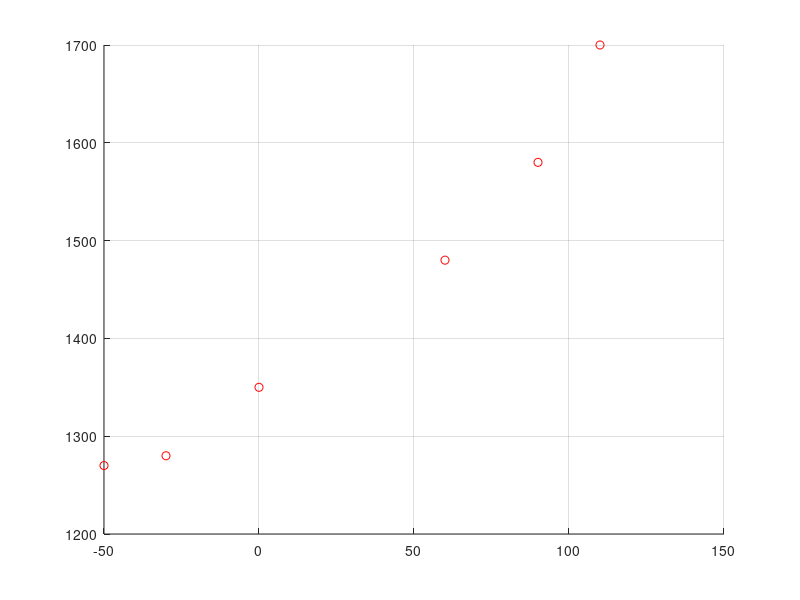

This figure's MATLAB source: (Note: this script raises an error after producing the figure.)
% Francisco Ariel Arenas Enciso; Javier Vargas 
% A01369122; A01377718
% Proyecto Final

% main() Function
function ProyectoFinal()    
    % Llamadas a las funciones que resuelven los problemas   
    problemaTres();
    problemaCuatro();
    problemaCinco();
    problemaReal();
end 

function problemaTres()
    ps = [-50 -30 0 60 90 110; 1270 1280 1350 1480 1580 1700]';
    errors = zeros(1, length(ps) - 1);
    
    fprintf("\n---------------------------------------------------------\n");
    fprintf("PROBLEMA 3\n");
    for i=1:(length(ps) - 1)
        figure(i)
        hold on 
        grid on
        plot(ps(:,1), ps(:,2), 'or')
        [a, error] = metodoNumerico.metodoRegresionPolinomial(ps, i);
        errors(i) = error;
        fprintf("\nREGRESIÓN LINEAL GRADO %d\n", i);
        fprintf("El error encontrado en esta solución fue de: %.4f\n", error);
        for j=1:length(a)
            fprintf("El valor del coeficiente a%d es de: %.4f\n", (j-1), a(j));
        end
        xlabel("T");
        ylabel("c");
        legend('Muestra de datos', 'f(x) generada')
    end
    
    for k=1:length(errors)
        if(errors(k) == min(errors))
           fprintf("\nEl grado de regresión con menos error (%d) fue: %d\n", min(errors), k);     
        end
    end
  
    fprintf("---------------------------------------------------------\n");
end 

function problemaCuatro()
    ps = [0 5 10 20 30 40; 1.787 1.519 1.307 1.002 0.7975 0.6529]';
    figure(6)
    hold on
    grid on 
    plot(ps(:,1), ps(:,2), 'ob')
    
    %interpolación lineal
    ps1 = [5 10; 1.519 1.307]';
    [fnx1, ~] = metodoNumerico.metodoInterpolacionPolinomial(ps1, 7.5);
    plot(7.5, fnx1, '*r') 
    %interpolación cuadrática
    ps2 = [0 5 10; 1.787 1.519 1.307]';
    [fnx2, ~] = metodoNumerico.metodoInterpolacionPolinomial(ps2, 7.5);
    plot(7.5, fnx2, 'sg')
    %interpolación de Newton
    psN = ps;
    [fnxN, ~] = metodoNumerico.metodoInterpolacionPolinomial(psN, 7.5);
    plot(7.5, fnxN, 'xc')
    
    aproxValues = [fnx1, fnx2];
    
    %regresión cuadrática (polinomio que satisface la parábola solicitada)
    [a, error] = metodoNumerico.metodoRegresionPolinomial(ps, 2);
    
    fprintf("\n---------------------------------------------------------\n");
    fprintf("PROBLEMA 4\n");
    fprintf("\nUSANDO INTERPOLACIÓN\n");  
    for i=1:length(aproxValues)
        fprintf("La aproximación obtenida (fx%d) para 7.5 ", i);
        fprintf("con una interpolación de grado %d fue: %.4f\n", i, fnx1);
    end
    fprintf("....\n");
    fprintf("La aproximación obtenida (fx%d) para 7.5 ", length(ps)-1);
    fprintf("con una interpolación de grado %d (Newton) fue: %.4f\n", length(ps)-1, fnxN); 
    fprintf("\nUSANDO REGRESIÓN\n");
    fprintf("El error encontrado en esta solución fue de: %.4f\n", error);
    
    for i=1:length(a)
        fprintf("El valor del coeficiente a%d es de: %.4f\n", (i-1), a(i));
    end
    
    xlabel('T ( C^{ \circ })');
    ylabel('\mu');
    legend("Muestra de datos", "Interpolación lineal", "Interpolación cuadrática", "Interpolación de Newton", "f(x) encontrada con regresión");
    fprintf("---------------------------------------------------------\n");
end

function problemaCinco()
    syms z
    a = 0;
    b = 30;
    fz = ((250 * z) / (6 + z)) * (exp(-z / 10));
    F = matlabFunction(fz);
    
    valorReal = integral(F, a, b);
    valorTrapecio = metodoNumerico.metodoReglaTrapecio(a, b, 5, F);
    valorSimpson13 = metodoNumerico.metodoSimpson13(a, b, 5, F);
    valorSimpson38 = metodoNumerico.metodoSimpson38(a, b, 5, F);

    fprintf("\n---------------------------------------------------------\n");
    fprintf("PROBLEMA 5\n");
    fprintf("El valor real de la integral es: %.3f\n", valorReal);
    fprintf("El valor de la aprox con el método del Trapecio es: %.3f\n", valorTrapecio);
    fprintf("El valor de la aprox con el método de Simpson 1/3 es: %.3f\n", valorSimpson13);
    fprintf("El valor de la aprox con el método de Simpson 3/8 es: %.3f\n", valorSimpson38);
    fprintf("---------------------------------------------------------\n");
end

function problemaReal()
    ps = [0.0 0.2 0.3 0.4 0.5 0.6 0.7; 0.302 0.185 0.106 0.093 0.240 0.579 0.561]';
    figure(7)
    hold on
    grid on 
    plot(ps(:,1), ps(:,2), 'ob')
    
    %interpolación lineal
    ps1 = [0.6 0.7; 0.579 0.561]';
    [fnx1, ~] = metodoNumerico.metodoInterpolacionPolinomial(ps1, 1.0);
    plot(1.0, fnx1, '*r') 
    %interpolación cuadrática
    ps2 = [0.5 0.6 0.7; 0.240 0.579 0.561]';
    [fnx2, ~] = metodoNumerico.metodoInterpolacionPolinomial(ps2, 1.0);
    plot(1.0, fnx2, 'sg')

    aproxValues = [fnx1, fnx2];
    
    %regresión cuadrática (polinomio que satisface la parábola solicitada)
    [a, error] = metodoNumerico.metodoRegresionPolinomial(ps, 6);
    
    fprintf("\n---------------------------------------------------------\n");
    fprintf("PROBLEMA VIDA REAL\n");
    fprintf("\nUSANDO INTERPOLACIÓN\n");  
    for i=1:length(aproxValues)
        fprintf("La aproximación obtenida (fx%d) para 1.0 ", i);
        fprintf("con una interpolación de grado %d fue: %.4f\n", i, aproxValues(i));
    end
    fprintf("\nUSANDO REGRESIÓN\n");
    fprintf("El error encontrado en esta solución fue de: %.4f\n", error);
    
    for i=1:length(a)
        fprintf("El valor del coeficiente a%d es de: %.4f\n", (i-1), a(i));
    end
    
    %title("Magnitud relativa m de una estrella a través del tiempo t");
    xlabel("t");
    ylabel("m");
    legend("Muestra de datos", "Interpolación lineal", "Interpolación cuadrática", "f(x) encontrada con regresión");
    fprintf("---------------------------------------------------------\n");
end